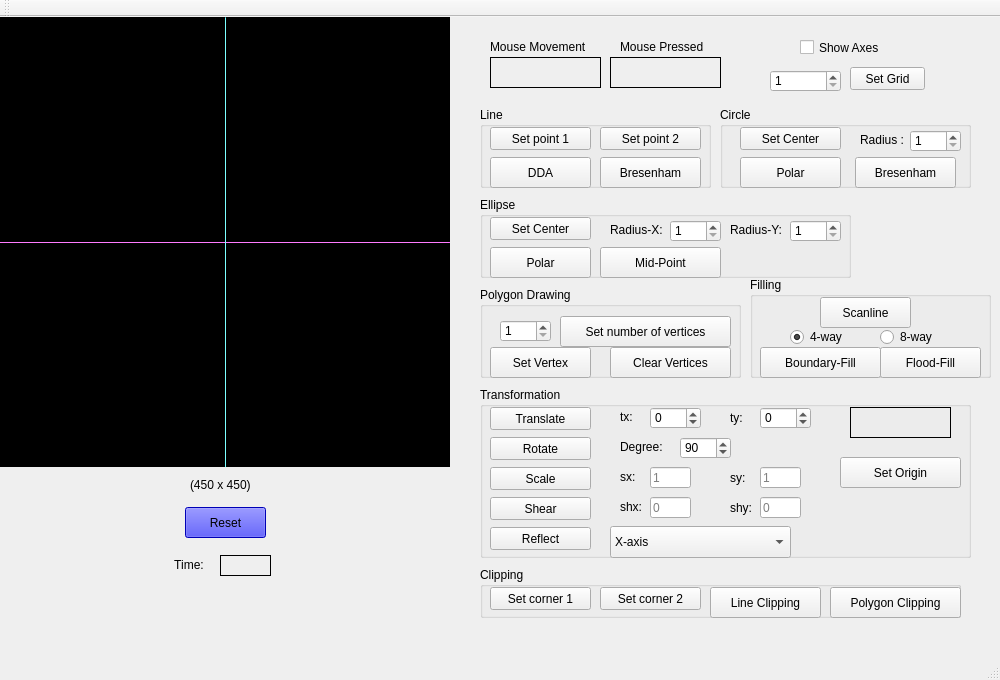
<?xml version="1.0" encoding="UTF-8"?>
<ui version="4.0">
 <class>MainWindow</class>
 <widget class="QMainWindow" name="MainWindow">
  <property name="geometry">
   <rect>
    <x>0</x>
    <y>0</y>
    <width>1000</width>
    <height>680</height>
   </rect>
  </property>
  <property name="windowTitle">
   <string>MainWindow</string>
  </property>
  <widget class="QWidget" name="centralWidget">
   <widget class="my_label" name="frame">
    <property name="geometry">
     <rect>
      <x>0</x>
      <y>0</y>
      <width>450</width>
      <height>450</height>
     </rect>
    </property>
    <property name="mouseTracking">
     <bool>true</bool>
    </property>
    <property name="styleSheet">
     <string notr="true">background-color: rgb(0, 0, 0);</string>
    </property>
    <property name="frameShape">
     <enum>QFrame::Box</enum>
    </property>
    <property name="lineWidth">
     <number>1</number>
    </property>
    <property name="text">
     <string/>
    </property>
   </widget>
   <widget class="QLabel" name="mouse_movement">
    <property name="geometry">
     <rect>
      <x>490</x>
      <y>40</y>
      <width>111</width>
      <height>31</height>
     </rect>
    </property>
    <property name="frameShape">
     <enum>QFrame::Panel</enum>
    </property>
    <property name="text">
     <string/>
    </property>
    <property name="alignment">
     <set>Qt::AlignCenter</set>
    </property>
   </widget>
   <widget class="QLabel" name="label_3">
    <property name="geometry">
     <rect>
      <x>490</x>
      <y>20</y>
      <width>111</width>
      <height>20</height>
     </rect>
    </property>
    <property name="text">
     <string>Mouse Movement</string>
    </property>
   </widget>
   <widget class="QLabel" name="mouse_pressed">
    <property name="geometry">
     <rect>
      <x>610</x>
      <y>40</y>
      <width>111</width>
      <height>31</height>
     </rect>
    </property>
    <property name="frameShape">
     <enum>QFrame::Panel</enum>
    </property>
    <property name="text">
     <string/>
    </property>
    <property name="alignment">
     <set>Qt::AlignCenter</set>
    </property>
   </widget>
   <widget class="QLabel" name="label_5">
    <property name="geometry">
     <rect>
      <x>620</x>
      <y>20</y>
      <width>91</width>
      <height>20</height>
     </rect>
    </property>
    <property name="text">
     <string>Mouse Pressed</string>
    </property>
   </widget>
   <widget class="Line" name="x_axis">
    <property name="geometry">
     <rect>
      <x>0</x>
      <y>225</y>
      <width>450</width>
      <height>1</height>
     </rect>
    </property>
    <property name="styleSheet">
     <string notr="true">background-color: rgb(255, 85, 255);</string>
    </property>
    <property name="orientation">
     <enum>Qt::Horizontal</enum>
    </property>
   </widget>
   <widget class="Line" name="y_axis">
    <property name="geometry">
     <rect>
      <x>225</x>
      <y>0</y>
      <width>1</width>
      <height>450</height>
     </rect>
    </property>
    <property name="styleSheet">
     <string notr="true">
background-color: rgb(85, 255, 255);</string>
    </property>
    <property name="orientation">
     <enum>Qt::Vertical</enum>
    </property>
   </widget>
   <widget class="QCheckBox" name="show_axes">
    <property name="geometry">
     <rect>
      <x>800</x>
      <y>20</y>
      <width>91</width>
      <height>21</height>
     </rect>
    </property>
    <property name="text">
     <string>Show Axes</string>
    </property>
   </widget>
   <widget class="QPushButton" name="resetButton">
    <property name="geometry">
     <rect>
      <x>185</x>
      <y>490</y>
      <width>81</width>
      <height>31</height>
     </rect>
    </property>
    <property name="styleSheet">
     <string notr="true">background-color: blue;</string>
    </property>
    <property name="text">
     <string>Reset</string>
    </property>
   </widget>
   <widget class="QSpinBox" name="gridsize">
    <property name="geometry">
     <rect>
      <x>770</x>
      <y>53</y>
      <width>71</width>
      <height>22</height>
     </rect>
    </property>
    <property name="minimum">
     <number>1</number>
    </property>
   </widget>
   <widget class="QPushButton" name="setgridbutton">
    <property name="geometry">
     <rect>
      <x>850</x>
      <y>50</y>
      <width>75</width>
      <height>23</height>
     </rect>
    </property>
    <property name="text">
     <string>Set Grid</string>
    </property>
   </widget>
   <widget class="QGroupBox" name="drawline">
    <property name="geometry">
     <rect>
      <x>480</x>
      <y>90</y>
      <width>231</width>
      <height>81</height>
     </rect>
    </property>
    <property name="title">
     <string>Line</string>
    </property>
    <widget class="QPushButton" name="DDALine">
     <property name="geometry">
      <rect>
       <x>10</x>
       <y>50</y>
       <width>101</width>
       <height>31</height>
      </rect>
     </property>
     <property name="text">
      <string>DDA</string>
     </property>
    </widget>
    <widget class="QPushButton" name="BresenhamLine">
     <property name="geometry">
      <rect>
       <x>120</x>
       <y>50</y>
       <width>101</width>
       <height>31</height>
      </rect>
     </property>
     <property name="text">
      <string>Bresenham</string>
     </property>
    </widget>
    <widget class="QPushButton" name="set_point1">
     <property name="geometry">
      <rect>
       <x>10</x>
       <y>20</y>
       <width>101</width>
       <height>23</height>
      </rect>
     </property>
     <property name="text">
      <string>Set point 1</string>
     </property>
    </widget>
    <widget class="QPushButton" name="set_point2">
     <property name="geometry">
      <rect>
       <x>120</x>
       <y>20</y>
       <width>101</width>
       <height>23</height>
      </rect>
     </property>
     <property name="text">
      <string>Set point 2</string>
     </property>
    </widget>
   </widget>
   <widget class="QLabel" name="label_6">
    <property name="geometry">
     <rect>
      <x>190</x>
      <y>460</y>
      <width>71</width>
      <height>16</height>
     </rect>
    </property>
    <property name="text">
     <string>(450 x 450)</string>
    </property>
   </widget>
   <widget class="QLabel" name="timeValue">
    <property name="geometry">
     <rect>
      <x>220</x>
      <y>538</y>
      <width>51</width>
      <height>21</height>
     </rect>
    </property>
    <property name="frameShape">
     <enum>QFrame::Panel</enum>
    </property>
    <property name="text">
     <string/>
    </property>
   </widget>
   <widget class="QLabel" name="timeLabel">
    <property name="geometry">
     <rect>
      <x>160</x>
      <y>540</y>
      <width>58</width>
      <height>16</height>
     </rect>
    </property>
    <property name="text">
     <string>Time:</string>
    </property>
    <property name="alignment">
     <set>Qt::AlignCenter</set>
    </property>
   </widget>
   <widget class="QGroupBox" name="drawCircle">
    <property name="geometry">
     <rect>
      <x>720</x>
      <y>90</y>
      <width>251</width>
      <height>81</height>
     </rect>
    </property>
    <property name="title">
     <string>Circle</string>
    </property>
    <widget class="QSpinBox" name="circleRadius">
     <property name="geometry">
      <rect>
       <x>190</x>
       <y>23</y>
       <width>51</width>
       <height>22</height>
      </rect>
     </property>
     <property name="minimum">
      <number>1</number>
     </property>
    </widget>
    <widget class="QPushButton" name="circleCenter">
     <property name="geometry">
      <rect>
       <x>20</x>
       <y>20</y>
       <width>101</width>
       <height>23</height>
      </rect>
     </property>
     <property name="text">
      <string>Set Center</string>
     </property>
    </widget>
    <widget class="QLabel" name="label_7">
     <property name="geometry">
      <rect>
       <x>140</x>
       <y>25</y>
       <width>51</width>
       <height>16</height>
      </rect>
     </property>
     <property name="text">
      <string>Radius :</string>
     </property>
    </widget>
    <widget class="QPushButton" name="PolarCircle">
     <property name="geometry">
      <rect>
       <x>20</x>
       <y>50</y>
       <width>101</width>
       <height>31</height>
      </rect>
     </property>
     <property name="text">
      <string>Polar</string>
     </property>
    </widget>
    <widget class="QPushButton" name="BresenhamCircle">
     <property name="geometry">
      <rect>
       <x>135</x>
       <y>50</y>
       <width>101</width>
       <height>31</height>
      </rect>
     </property>
     <property name="text">
      <string>Bresenham</string>
     </property>
    </widget>
   </widget>
   <widget class="QGroupBox" name="drawEllipse">
    <property name="geometry">
     <rect>
      <x>480</x>
      <y>180</y>
      <width>371</width>
      <height>81</height>
     </rect>
    </property>
    <property name="title">
     <string>Ellipse</string>
    </property>
    <widget class="QSpinBox" name="ellipseRadiusX">
     <property name="geometry">
      <rect>
       <x>190</x>
       <y>23</y>
       <width>51</width>
       <height>22</height>
      </rect>
     </property>
     <property name="minimum">
      <number>1</number>
     </property>
    </widget>
    <widget class="QPushButton" name="ellipseCenter">
     <property name="geometry">
      <rect>
       <x>10</x>
       <y>20</y>
       <width>101</width>
       <height>23</height>
      </rect>
     </property>
     <property name="text">
      <string>Set Center</string>
     </property>
    </widget>
    <widget class="QLabel" name="label_9">
     <property name="geometry">
      <rect>
       <x>130</x>
       <y>23</y>
       <width>61</width>
       <height>20</height>
      </rect>
     </property>
     <property name="text">
      <string>Radius-X:</string>
     </property>
    </widget>
    <widget class="QPushButton" name="PolarEllipse">
     <property name="geometry">
      <rect>
       <x>10</x>
       <y>50</y>
       <width>101</width>
       <height>31</height>
      </rect>
     </property>
     <property name="text">
      <string>Polar</string>
     </property>
    </widget>
    <widget class="QPushButton" name="MidPointEllipse">
     <property name="geometry">
      <rect>
       <x>120</x>
       <y>50</y>
       <width>121</width>
       <height>31</height>
      </rect>
     </property>
     <property name="text">
      <string>Mid-Point</string>
     </property>
    </widget>
    <widget class="QLabel" name="label_10">
     <property name="geometry">
      <rect>
       <x>250</x>
       <y>23</y>
       <width>61</width>
       <height>20</height>
      </rect>
     </property>
     <property name="text">
      <string>Radius-Y:</string>
     </property>
    </widget>
    <widget class="QSpinBox" name="ellipseRadiusY">
     <property name="geometry">
      <rect>
       <x>310</x>
       <y>23</y>
       <width>51</width>
       <height>22</height>
      </rect>
     </property>
     <property name="minimum">
      <number>1</number>
     </property>
    </widget>
   </widget>
   <widget class="QGroupBox" name="fillPolygon">
    <property name="geometry">
     <rect>
      <x>750</x>
      <y>260</y>
      <width>241</width>
      <height>101</height>
     </rect>
    </property>
    <property name="title">
     <string>Filling</string>
    </property>
    <widget class="QPushButton" name="FloodFill">
     <property name="geometry">
      <rect>
       <x>130</x>
       <y>70</y>
       <width>101</width>
       <height>31</height>
      </rect>
     </property>
     <property name="text">
      <string>Flood-Fill</string>
     </property>
    </widget>
    <widget class="QPushButton" name="ScanlineFill">
     <property name="geometry">
      <rect>
       <x>70</x>
       <y>20</y>
       <width>91</width>
       <height>31</height>
      </rect>
     </property>
     <property name="text">
      <string>Scanline</string>
     </property>
    </widget>
    <widget class="QRadioButton" name="fourWay">
     <property name="geometry">
      <rect>
       <x>40</x>
       <y>50</y>
       <width>61</width>
       <height>20</height>
      </rect>
     </property>
     <property name="text">
      <string>4-way</string>
     </property>
     <property name="checked">
      <bool>true</bool>
     </property>
     <attribute name="buttonGroup">
      <string notr="true">symmetryButtons</string>
     </attribute>
    </widget>
    <widget class="QRadioButton" name="eightWay">
     <property name="geometry">
      <rect>
       <x>130</x>
       <y>50</y>
       <width>61</width>
       <height>20</height>
      </rect>
     </property>
     <property name="text">
      <string>8-way</string>
     </property>
     <attribute name="buttonGroup">
      <string notr="true">symmetryButtons</string>
     </attribute>
    </widget>
    <widget class="QPushButton" name="BoundaryFill">
     <property name="geometry">
      <rect>
       <x>10</x>
       <y>70</y>
       <width>121</width>
       <height>31</height>
      </rect>
     </property>
     <property name="text">
      <string>Boundary-Fill</string>
     </property>
    </widget>
   </widget>
   <widget class="QGroupBox" name="drawPolygon">
    <property name="geometry">
     <rect>
      <x>480</x>
      <y>270</y>
      <width>261</width>
      <height>91</height>
     </rect>
    </property>
    <property name="title">
     <string>Polygon Drawing</string>
    </property>
    <widget class="QPushButton" name="clearVerticesButton">
     <property name="geometry">
      <rect>
       <x>130</x>
       <y>60</y>
       <width>121</width>
       <height>31</height>
      </rect>
     </property>
     <property name="text">
      <string>Clear Vertices</string>
     </property>
    </widget>
    <widget class="QPushButton" name="setVertexButton">
     <property name="geometry">
      <rect>
       <x>10</x>
       <y>60</y>
       <width>101</width>
       <height>31</height>
      </rect>
     </property>
     <property name="text">
      <string>Set Vertex</string>
     </property>
    </widget>
    <widget class="QSpinBox" name="vertexCount">
     <property name="geometry">
      <rect>
       <x>20</x>
       <y>33</y>
       <width>51</width>
       <height>22</height>
      </rect>
     </property>
     <property name="minimum">
      <number>1</number>
     </property>
    </widget>
    <widget class="QPushButton" name="setVertexCountButton">
     <property name="geometry">
      <rect>
       <x>80</x>
       <y>29</y>
       <width>171</width>
       <height>31</height>
      </rect>
     </property>
     <property name="text">
      <string>Set number of vertices</string>
     </property>
    </widget>
   </widget>
   <widget class="QGroupBox" name="transformation">
    <property name="geometry">
     <rect>
      <x>480</x>
      <y>370</y>
      <width>491</width>
      <height>171</height>
     </rect>
    </property>
    <property name="title">
     <string>Transformation</string>
    </property>
    <widget class="QLabel" name="originValue">
     <property name="geometry">
      <rect>
       <x>370</x>
       <y>20</y>
       <width>101</width>
       <height>31</height>
      </rect>
     </property>
     <property name="frameShape">
      <enum>QFrame::Panel</enum>
     </property>
     <property name="text">
      <string/>
     </property>
     <property name="alignment">
      <set>Qt::AlignCenter</set>
     </property>
    </widget>
    <widget class="QPushButton" name="setOriginButton">
     <property name="geometry">
      <rect>
       <x>360</x>
       <y>70</y>
       <width>121</width>
       <height>31</height>
      </rect>
     </property>
     <property name="text">
      <string>Set Origin</string>
     </property>
    </widget>
    <widget class="QPushButton" name="translate">
     <property name="geometry">
      <rect>
       <x>10</x>
       <y>20</y>
       <width>101</width>
       <height>23</height>
      </rect>
     </property>
     <property name="text">
      <string>Translate</string>
     </property>
    </widget>
    <widget class="QPushButton" name="rotate">
     <property name="geometry">
      <rect>
       <x>10</x>
       <y>50</y>
       <width>101</width>
       <height>23</height>
      </rect>
     </property>
     <property name="text">
      <string>Rotate</string>
     </property>
    </widget>
    <widget class="QPushButton" name="scale">
     <property name="geometry">
      <rect>
       <x>10</x>
       <y>80</y>
       <width>101</width>
       <height>23</height>
      </rect>
     </property>
     <property name="text">
      <string>Scale</string>
     </property>
    </widget>
    <widget class="QPushButton" name="shear">
     <property name="geometry">
      <rect>
       <x>10</x>
       <y>110</y>
       <width>101</width>
       <height>23</height>
      </rect>
     </property>
     <property name="text">
      <string>Shear</string>
     </property>
    </widget>
    <widget class="QPushButton" name="reflect">
     <property name="geometry">
      <rect>
       <x>10</x>
       <y>140</y>
       <width>101</width>
       <height>23</height>
      </rect>
     </property>
     <property name="text">
      <string>Reflect</string>
     </property>
    </widget>
    <widget class="QComboBox" name="reflectionLine">
     <property name="geometry">
      <rect>
       <x>130</x>
       <y>139</y>
       <width>181</width>
       <height>32</height>
      </rect>
     </property>
     <item>
      <property name="text">
       <string>X-axis</string>
      </property>
     </item>
     <item>
      <property name="text">
       <string>Y-axis</string>
      </property>
     </item>
     <item>
      <property name="text">
       <string>Arbritrary Line</string>
      </property>
     </item>
    </widget>
    <widget class="QLabel" name="label_11">
     <property name="geometry">
      <rect>
       <x>140</x>
       <y>20</y>
       <width>21</width>
       <height>20</height>
      </rect>
     </property>
     <property name="text">
      <string>tx:</string>
     </property>
    </widget>
    <widget class="QSpinBox" name="tx">
     <property name="geometry">
      <rect>
       <x>170</x>
       <y>20</y>
       <width>51</width>
       <height>22</height>
      </rect>
     </property>
     <property name="minimum">
      <number>-200</number>
     </property>
     <property name="maximum">
      <number>200</number>
     </property>
     <property name="value">
      <number>0</number>
     </property>
    </widget>
    <widget class="QSpinBox" name="ty">
     <property name="geometry">
      <rect>
       <x>280</x>
       <y>20</y>
       <width>51</width>
       <height>22</height>
      </rect>
     </property>
     <property name="minimum">
      <number>-200</number>
     </property>
     <property name="maximum">
      <number>200</number>
     </property>
     <property name="value">
      <number>0</number>
     </property>
    </widget>
    <widget class="QLabel" name="label_12">
     <property name="geometry">
      <rect>
       <x>250</x>
       <y>20</y>
       <width>21</width>
       <height>21</height>
      </rect>
     </property>
     <property name="text">
      <string>ty:</string>
     </property>
    </widget>
    <widget class="QSpinBox" name="degree">
     <property name="geometry">
      <rect>
       <x>200</x>
       <y>50</y>
       <width>51</width>
       <height>22</height>
      </rect>
     </property>
     <property name="minimum">
      <number>1</number>
     </property>
     <property name="maximum">
      <number>360</number>
     </property>
     <property name="value">
      <number>90</number>
     </property>
    </widget>
    <widget class="QLabel" name="label_13">
     <property name="geometry">
      <rect>
       <x>140</x>
       <y>50</y>
       <width>51</width>
       <height>20</height>
      </rect>
     </property>
     <property name="text">
      <string>Degree:</string>
     </property>
    </widget>
    <widget class="QLabel" name="label_14">
     <property name="geometry">
      <rect>
       <x>140</x>
       <y>80</y>
       <width>21</width>
       <height>20</height>
      </rect>
     </property>
     <property name="text">
      <string>sx:</string>
     </property>
    </widget>
    <widget class="QLabel" name="label_15">
     <property name="geometry">
      <rect>
       <x>250</x>
       <y>80</y>
       <width>21</width>
       <height>21</height>
      </rect>
     </property>
     <property name="text">
      <string>sy:</string>
     </property>
    </widget>
    <widget class="QLabel" name="label_16">
     <property name="geometry">
      <rect>
       <x>140</x>
       <y>110</y>
       <width>31</width>
       <height>20</height>
      </rect>
     </property>
     <property name="text">
      <string>shx:</string>
     </property>
    </widget>
    <widget class="QLabel" name="label_17">
     <property name="geometry">
      <rect>
       <x>250</x>
       <y>110</y>
       <width>31</width>
       <height>21</height>
      </rect>
     </property>
     <property name="text">
      <string>shy:</string>
     </property>
    </widget>
    <widget class="QLineEdit" name="sx">
     <property name="geometry">
      <rect>
       <x>170</x>
       <y>80</y>
       <width>41</width>
       <height>21</height>
      </rect>
     </property>
     <property name="placeholderText">
      <string>1</string>
     </property>
    </widget>
    <widget class="QLineEdit" name="sy">
     <property name="geometry">
      <rect>
       <x>280</x>
       <y>80</y>
       <width>41</width>
       <height>21</height>
      </rect>
     </property>
     <property name="placeholderText">
      <string>1</string>
     </property>
    </widget>
    <widget class="QLineEdit" name="shx">
     <property name="geometry">
      <rect>
       <x>170</x>
       <y>110</y>
       <width>41</width>
       <height>21</height>
      </rect>
     </property>
     <property name="placeholderText">
      <string>0</string>
     </property>
    </widget>
    <widget class="QLineEdit" name="shy">
     <property name="geometry">
      <rect>
       <x>280</x>
       <y>110</y>
       <width>41</width>
       <height>21</height>
      </rect>
     </property>
     <property name="placeholderText">
      <string>0</string>
     </property>
    </widget>
   </widget>
   <widget class="QGroupBox" name="clipping">
    <property name="geometry">
     <rect>
      <x>480</x>
      <y>550</y>
      <width>481</width>
      <height>51</height>
     </rect>
    </property>
    <property name="title">
     <string>Clipping</string>
    </property>
    <widget class="QPushButton" name="lineClipping">
     <property name="geometry">
      <rect>
       <x>230</x>
       <y>20</y>
       <width>111</width>
       <height>31</height>
      </rect>
     </property>
     <property name="text">
      <string>Line Clipping</string>
     </property>
    </widget>
    <widget class="QPushButton" name="setCorner1">
     <property name="geometry">
      <rect>
       <x>10</x>
       <y>20</y>
       <width>101</width>
       <height>23</height>
      </rect>
     </property>
     <property name="text">
      <string>Set corner 1</string>
     </property>
    </widget>
    <widget class="QPushButton" name="setCorner2">
     <property name="geometry">
      <rect>
       <x>120</x>
       <y>20</y>
       <width>101</width>
       <height>23</height>
      </rect>
     </property>
     <property name="text">
      <string>Set corner 2</string>
     </property>
    </widget>
   </widget>
   <widget class="QPushButton" name="polygonClipping">
    <property name="geometry">
     <rect>
      <x>830</x>
      <y>570</y>
      <width>131</width>
      <height>31</height>
     </rect>
    </property>
    <property name="text">
     <string>Polygon Clipping</string>
    </property>
   </widget>
  </widget>
  <widget class="QToolBar" name="mainToolBar">
   <attribute name="toolBarArea">
    <enum>TopToolBarArea</enum>
   </attribute>
   <attribute name="toolBarBreak">
    <bool>false</bool>
   </attribute>
  </widget>
  <widget class="QStatusBar" name="statusBar"/>
  <widget class="QMenuBar" name="menuBar">
   <property name="geometry">
    <rect>
     <x>0</x>
     <y>0</y>
     <width>1000</width>
     <height>22</height>
    </rect>
   </property>
  </widget>
 </widget>
 <layoutdefault spacing="6" margin="11"/>
 <customwidgets>
  <customwidget>
   <class>my_label</class>
   <extends>QLabel</extends>
   <header location="global">my_label.h</header>
  </customwidget>
 </customwidgets>
 <resources/>
 <connections/>
 <buttongroups>
  <buttongroup name="symmetryButtons"/>
 </buttongroups>
</ui>
